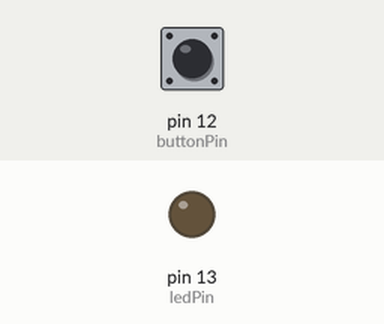
Recording of a sketch running on a simulated Arduino Uno, built with avr-gcc and run on an emulated ATmega328P. Parts: output pins drawn as LEDs (lit = HIGH). Dashed ring = blinking. The inputs (shaded band) are chosen by the test bench; at power-on: pin 12 (buttonPin) HIGH.

Above: at 1.2 s.
1.3 s: pin 12 (buttonPin) pulled LOW for 3.2 s
At 5.3 s:
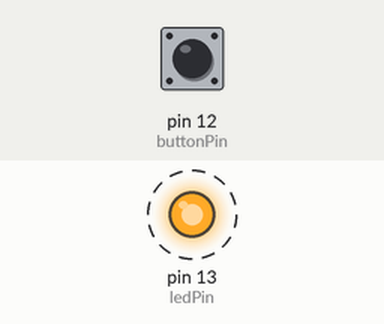
6.3 s: pin 12 (buttonPin) pulled LOW for 0.15 s
At 8.1 s:
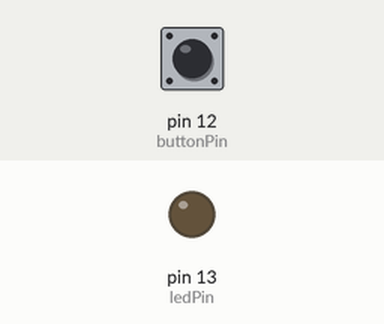
Timing chart, 0 to 9.6 s (numbered marks = the images above; inputs shaded):
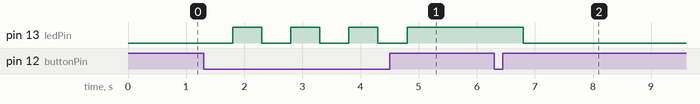

The sketch:

PushAndBlink.ino
```cpp
//Light
int ledPin = 13;
//Button
int buttonPin = 12;
int flag = 0;

void setup() {
  // put your setup code here, to run once:

  pinMode(ledPin, OUTPUT);
  pinMode(buttonPin, INPUT);
}

void loop() {
  //Pressed is LOW, Unpressed if HIGH
  //If flag is one, LED should be turned on
 if (digitalRead(buttonPin) == LOW){
    flag = !flag;
    delay(500);
 }
  if (flag == 1){
    digitalWrite(ledPin, HIGH);
  }
  else{
    digitalWrite(ledPin, LOW);
  }


}
```

Measured:
- after the input at 1.3 s, pin 13 (ledPin): alternates HIGH for 0.50 s and LOW for 0.50 s, 7 changes in all, then stays HIGH, starting after 0.50 s
- after the input at 6.3 s, pin 13 (ledPin): HIGH → LOW after 0.50 s
